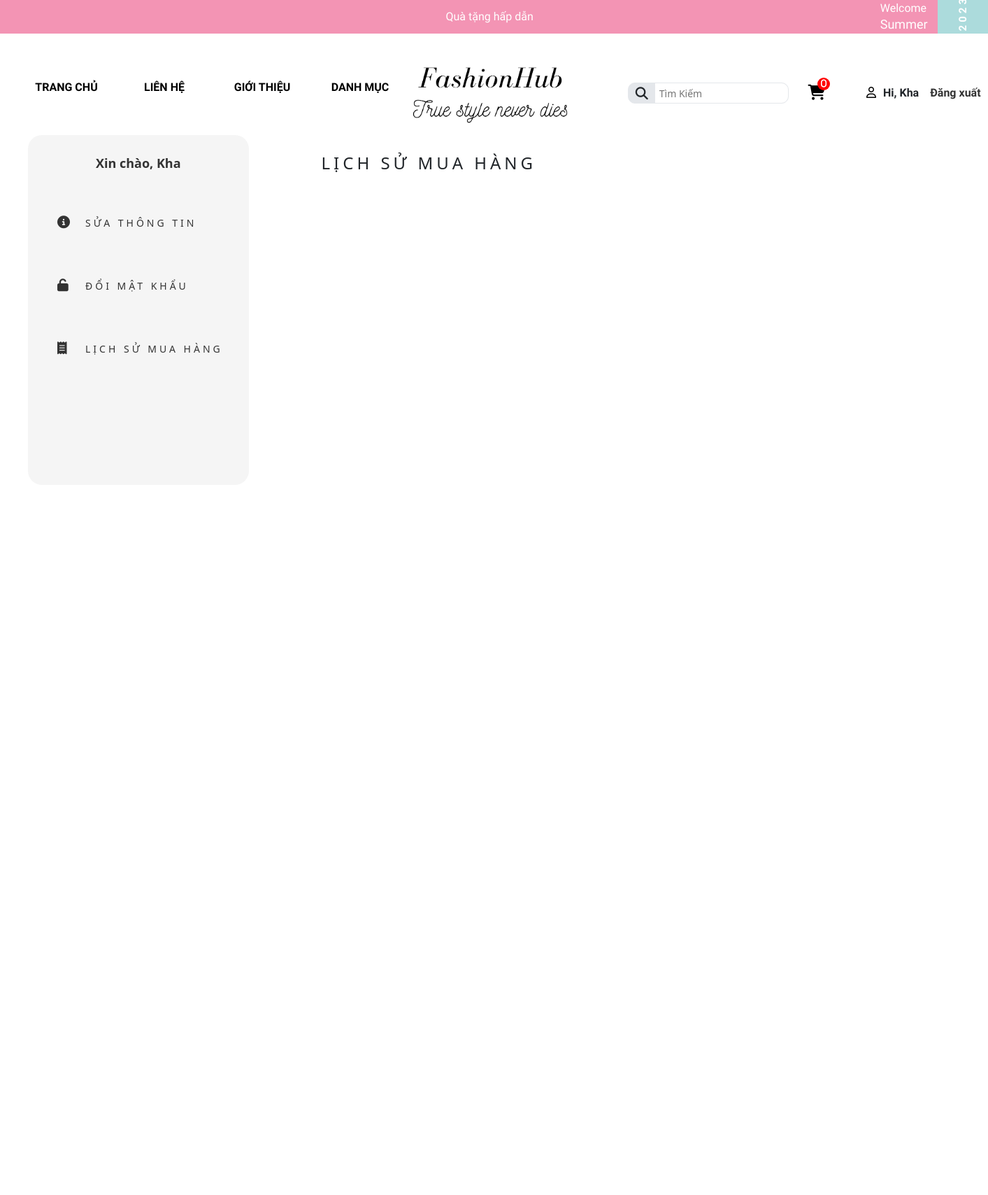
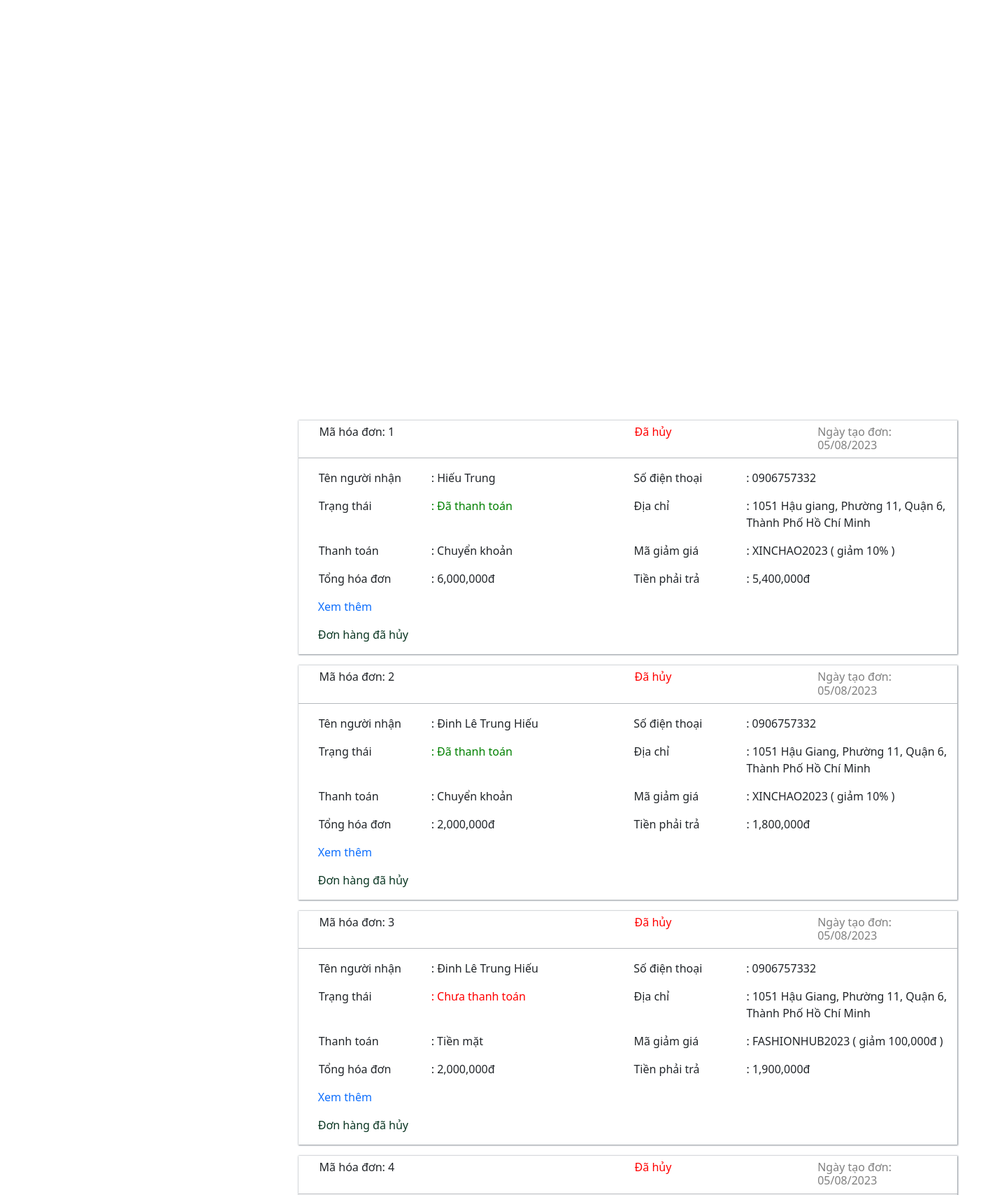
Page /app/views/customer/page_user/purchase-history.php (signed in, upper part) on the committed database (2 pictures, top to bottom).
### tables this page shows
CREATE TABLE `oders` (
  `id` int(11) NOT NULL,
  `cus_id` int(11) DEFAULT NULL COMMENT 'mã user',
  `recipient_name` varchar(200) DEFAULT NULL COMMENT 'tên người nhận',
  `phone_number` varchar(11) DEFAULT NULL COMMENT 'sdt người nhận',
  `address_detail` varchar(100) DEFAULT NULL COMMENT 'số nhà / tên đường',
  `province` varchar(200) DEFAULT NULL COMMENT 'tỉnh / thành phố',
  `district` varchar(200) DEFAULT NULL COMMENT 'quận / huyện',
  `ward` varchar(200) DEFAULT NULL COMMENT 'phường / xã',
  `coupon_code_id` int(11) DEFAULT NULL COMMENT 'mã giảm giá',
  `payment_method` tinyint(4) DEFAULT 0 COMMENT '0:tiền mặt COD, 1:bank',
  `total_amount` float DEFAULT NULL COMMENT 'tổng tiền',
  `status_payment` tinyint(1) DEFAULT 0 COMMENT '0: chưa thanh toán; 1: đã thanh toán',
  `status_delivery` tinyint(1) DEFAULT 0 COMMENT '0: chưa giao; 1: đang giao; 2: đã giao; 3: đã hủy',
  `created_at` date DEFAULT NULL COMMENT 'ngày tạo oder'
);

CREATE TABLE `coupon` (
  `id` int(11) NOT NULL,
  `code` varchar(200) DEFAULT NULL,
  `type` tinyint(1) DEFAULT NULL COMMENT '0: amount:giảm theo số tiền; 1: percent:giảm theo %',
  `value` float DEFAULT NULL,
  `status` tinyint(1) DEFAULT 0 COMMENT '0:chưa kích hoạt, 1:đã kích hoạt',
  `date_end` date DEFAULT NULL,
  `create_at` date DEFAULT NULL,
  `update_at` date DEFAULT NULL
);

### global.php (called while the page is built, shortened)
<?php
$ROOT_URL = "/Shop_FashionHub";
$SITE_URL = "$ROOT_URL/app/views/customer";

### app/models/DAO/oders.php (called while the page is built, shortened)
<?php
function select_oder_all_by_user($user_id) {
    $sql = "SELECT * FROM oders WHERE cus_id = ?";
    return pdo_query($sql, $user_id);
}
function select_all_coupon($id) {
    $sql = "SELECT * FROM coupon WHERE id = ?";
    return pdo_query_one($sql, $id);
}

### app/models/DAO/connect.php (called while the page is built, shortened)
<?php
    $host = 'localhost';
    $dbname = 'fashionhub_shop';
    $username = 'root';
    $password = '';
    try {
        $db = new PDO("mysql:host=$host;dbname=$dbname;charset=utf8", $username, $password);
        $db->setAttribute(PDO::ATTR_ERRMODE, PDO::ERRMODE_EXCEPTION);
        $db->setAttribute(PDO::ATTR_EMULATE_PREPARES, false);
        return $db;
    } catch (PDOException $e) {
        echo "Lỗi kết nối cơ sở dữ liệu: " . $e->getMessage();
        die();
    }
    $db = null;
function pdo_query($sql){
    $sql_args = array_slice(func_get_args(), 1);
    try{
        global $db;
        $stmt = $db->prepare($sql);
        $stmt->execute($sql_args);
        $rows = $stmt->fetchAll();
        return $rows;
    }
    catch(PDOException $e){
        throw $e;
    }
    finally{
        unset($db);
    }
}
function pdo_query_one($sql){
    $sql_args = array_slice(func_get_args(), 1);
    try{
        global $db;
        $stmt = $db->prepare($sql);
        $stmt->execute($sql_args);
        $row = $stmt->fetch(PDO::FETCH_ASSOC);
        return $row;
    }
    catch(PDOException $e){
        throw $e;
    }
    finally{
        unset($db);
    }
}

### app/views/customer/page_user/purchase-history.php (the view, shortened to what this page needs)
<?php require_once '../page_user/header.php' ?>
<?php require_once '../../../models/DAO/oders.php'; ?>
<?php require_once '../../../controller/customer/oder_history.php'; ?>
<?php
$user_id = $_SESSION['user_id'];
?>
<!DOCTYPE html>
<html lang="vi">
<head>
</head>
<body>
    <header>
        <div class="sidebar">
            <div class="logo-details">
                <a href="./index.php">
                    <span class="logo_name">
                        <a style="font-size: 18px; color:#333; font-weight: bold;"
                            href="<?= $SITE_URL ?>/page_user/form-edit-profile.php">Xin
                            chào,
                            <?php echo $_SESSION['user_fullname'] ?>
                        </a>
                    </span>
                </a>
            </div>
            <ul class="nav-links">
                <li>
                    <a href="./form-edit-profile.php" class="">
                        <span class="links_name"><i class="fa-solid fa-circle-info"></i>Sửa Thông Tin</span>
                    </a>
                </li>
                <li>
                    <a href="./form-change-password.php" class="">
                        <span class="links_name"><i class="fa-solid fa-unlock"></i>Đổi Mật Khẩu</span>
                    </a>
                </li>
                <li>
                    <a href="./purchase-history.php" class="">
                        <span class="links_name"><i class="fa-solid fa-receipt"></i>Lịch Sử Mua Hàng</span>
                    </a>
                </li>
            </ul>
        </div>
        <section class="home-section">
            <nav class="header">
                <div class="sidebar-button">
                    <span style="margin-left: 84px; letter-spacing: 5px; text-transform:uppercase"
                        class="dashboard">Lịch sử mua hàng</span>
                </div>
            </nav>
            <?php
            $result = select_oder_all_by_user($user_id);
            ?>
            <form style="width: 80%; left: 23%; top: 43%" method="post" action="">
                <?php foreach ($result as $oder) : ?>
                <div style="box-shadow: 0px 0px 2px 0.5px #868D95; margin-left: 9%" class="have-oder col-md-10 mb-3">
                    <div style="margin-left: 0px;--bs-border-opacity: .5;"
                        class="row col-md-12 border-bottom border-1 border-secondary">
                        <div class="col-md-6">
                            <h6 style="margin-left: 4%; padding-top: 7px; ">Mã hóa đơn: <?php echo $oder['id'] ?></h6>
                        </div>
                        <div class="col-md-3">
                            <?php
                            if ($oder['status_delivery'] == 0) {
                                echo '<h6 style="color: cornflowerblue; padding-top: 7px; margin-left: -1%;">Chưa giao</h6>';
                            } elseif ($oder['status_delivery'] == 1) {
                                echo '<h6 style="color: orangered; padding-top: 7px; margin-left: -1%;">Đang giao</h6>';
                            } elseif ($oder['status_delivery'] == 2) {
                                echo '<h6 style="color: green; padding-top: 7px; margin-left: -1%;">Đã giao</h6>';
                            } else {
                                echo '<h6 style="color: red; padding-top: 7px; margin-left: -1%;">Đã hủy</h6>';
                            }
                            ?>
                        </div>
                        <div class="col-md-3">
                            <?php
                                $created_at = $oder['created_at'];
                                $timestamp = strtotime($created_at);
                                $format_Created_Day = date("d/m/Y", $timestamp);
                            ?>
                            <h6 class="ms-4" style="color: grey; padding-top: 7px;">Ngày tạo đơn:
                                <?=$format_Created_Day?></h6>
                        </div>
                    </div>
                    <div class="row mt-3">
                        <div style="margin-left: 3%;" class="col-md-2 fs-6">
                            <p>Tên người nhận</p>
                        </div>
                        <div class="col-md-3 fs-6">
                            <p>: <?php echo $oder['recipient_name'] ?></p>
                        </div>
                        <div class="col-md-2 fs-6 ms-5">
                            <p>Số điện thoại</p>
                        </div>
                        <div class="col-md-3 fs-6">
                            <p>: <?php echo $oder['phone_number'] ?></p>
                        </div>
                    </div>
                    <div class="row">
                        <div style="margin-left: 3%;" class="col-md-2 fs-6">
                            <p>Trạng thái </p>
                        </div>
                        <div class="col-md-3 fs-6">
                            <?php
                            if ($oder['status_payment'] == 1) {
                                echo '<p style="color: green;">: Đã thanh toán</p>';
                            } else {
                                echo '<p style="color: red;">: Chưa thanh toán</p>';
                            }
                            ?>
                        </div>
                        <div style="margin-left: 5%;" class="col-md-2 fs-6 ms-6 ">
                            <p>Địa chỉ </p>
                        </div>
                        <div class="col-md-4 fs-6">
                            <p>: <?php echo $oder['address_detail'] . ', ' . $oder['ward'] . ', ' . $oder['district'] . ', ' . $oder['province'] ?>
                            </p>
                        </div>
                    </div>
                    <div class="row">
                        <div style="margin-left: 3%;" class="col-md-2 fs-6">
                            <p>Thanh toán </p>
                        </div>
                        <div class="col-md-3 fs-6">
                            <?php
                            if ($oder['payment_method'] == 0) {
                                echo '<p>: Tiền mặt</p>';
                            } else {
                                echo '<p>: Chuyển khoản</p>';
                            }
                            ?>
                        </div>
                        <div style="margin-left: 5%;" class="col-md-2 fs-6 ms-6 ">
                            <p>Mã giảm giá</p>
                        </div>
                        <?php
                        $coupon = select_all_coupon($oder['coupon_code_id']);
                    ?>
                        <div class="col-md-4">
                            <p>
                                : <?php
                                    if (!empty($coupon)) {
                                        if ($coupon['type'] == 0) {
                                        echo $coupon['code'] . ' ( ' . 'giảm ' .  number_format($coupon['value']) . 'đ' . ' )';
                                    } else {
                                        echo $coupon['code'] . ' ( ' . 'giảm ' . $coupon['value'] . '%' . ' )';
                                    }
                                    } else {
                                        echo 'Không có mã giảm giá';
                                    }
                                    ?>
                            </p>
                        </div>
                    </div>
                    <div class="row">
                        <div style="margin-left: 3%;" class="col-md-2 fs-6">
                            <p>Tổng hóa đơn </p>
                        </div>
                        <div class="col-md-3 fs-6">
                            <p>: <?php echo number_format($oder['total_amount'])  . 'đ' ?></p>
                        </div>
                        <div style="margin-left: 5%;" class="col-md-2 fs-6 ms-6 ">
                            <p>Tiền phải trả</p>
                        </div>
                        <div class="col-md-4">
                            <p>
                                : <?php
                            if (!empty($coupon)) {
                                if ($coupon['type'] == 0) {
                                echo  number_format($oder['total_amount'] - $coupon['value']) . 'đ';
                            } else {
                                echo  number_format($oder['total_amount'] - (($oder['total_amount'] * $coupon['value'])/100) ) . 'đ';
                            }
                            } else {
                                echo number_format($oder['total_amount'])  . 'đ';
                            }
                        ?>
                            </p>
                        </div>
                    </div>
                    <div class="row ms-3">
                        <div class="col-md-2 mb-3">
                            <a style="text-decoration: none;" class="" data-bs-toggle="collapse"
                                href="#collapseExample<?= $oder['id'] ?>" role="button" aria-expanded="false"
                                aria-controls="collapseExample<?= $oder['id'] ?>">
                                Xem thêm
                            </a>
                        </div>
                        <?php
                            if($oder['status_payment'] == 0 && $oder['status_delivery'] != 3) {
                                echo '<div class="col-md-2 mb-3">
                                        <a href=" ' . $CONTROLLER_URL . '/oder_history.php?oder_id=' . $oder['id'] .'" class="btn btn-danger col-md-12">Hủy đơn hàng</a>
                            </div>';
                            }elseif($oder['status_delivery'] === 3){
                            echo '<p class="text-success-emphasis">Đơn hàng đã hủy</p>';
                            }else{
                            echo '<p class="text-success-emphasis">Đơn hàng đã thanh toán không thể hủy</p>';
                            }
                            ?>
                    </div>
                </div>
                <?php endforeach ?>
            </form>
        </section>
    </header>
</body>
</html>

### assets/css/grid.css (style rules this page uses)
.row { display: flex; flex-wrap: wrap; margin-left: -4px; margin-right: -4px; }
@media (min-width: 740px) { .row { margin-left: -8px; margin-right: -8px; } }
@media (min-width: 1113px) { .row { margin-left: -12px; margin-right: -12px; } }

### assets/css/app.css (style rules this page uses)
* { margin: 0; padding: 0; box-sizing: border-box; }
:root { --banner__top-height:48px; }
html { font-family: 'Bellota'; }
nav { display: flex; align-items: center; margin-top: 25px; width: 100%; height: 120px; }

### assets/css/page-user.css (style rules this page uses)
header { display: flex; flex-direction: row; }
.sidebar { position: relative; max-height: 100%; height: 500px; width: 350px; background-color: #f5f5f5; transition: all 0.5s ease; border-radius: 20px; margin-left: 40px; }
.sidebar .logo-details { height: 80px; width: 100%; display: flex; align-items: center; justify-content: center; }
.sidebar .logo-details a { text-decoration: none; }
.sidebar .logo-details .logo_name { color: #333; font-size: 20px; font-weight: 500; }
.sidebar .nav-links { padding-left: 0; }
.sidebar .nav-links li { position: relative; list-style: none; height: 90px; width: 100%; }
.sidebar .nav-links li a { height: 100%; width: 100%; display: flex; align-items: center; text-decoration: none; transition: all 0.4s ease; }
.sidebar .nav-links li i { min-width: 40px; font-size: 18px; color: #333; }
.sidebar .nav-links li a .links_name { color: #333; font-size: 14px; font-weight: 500; letter-spacing: 4px; text-transform: uppercase; }
.sidebar .nav-links li a i { margin-left: 42px; }
.home-section { min-height: 100vh; width: calc(100% - 240px); left: 240px; transition: all 0.5s ease; }
.home-section nav { height: 80px; display: flex; align-items: center; width: 100%; left: 240px; z-index: 1; padding: 0 20px; transition: all 0.5s ease; margin: 0; }
.home-section nav .sidebar-button { font-size: 24px; font-weight: 500; }
.home-section form { position: absolute; top: 41%; left: 30%; }

### rows in the picture
oders: id "1", status_delivery "Đã hủy", created_at "05/08/2023", recipient_name "Hiếu Trung", phone_number "0906757332", status_payment ": Đã thanh toán", address_detail "1051 Hậu giang", ward "Phường 11", district "Quận 6", province "Thành Phố Hồ Chí Minh", payment_method ": Chuyển khoản", coupon_code.code "XINCHAO2023", coupon_code.value "10", total_amount "6,000,000", total_amount.value "5,400,000"
oders: id "2", status_delivery "Đã hủy", created_at "05/08/2023", recipient_name "Đinh Lê Trung Hiếu", phone_number "0906757332", status_payment ": Đã thanh toán", address_detail "1051 Hậu Giang", ward "Phường 11", district "Quận 6", province "Thành Phố Hồ Chí Minh", payment_method ": Chuyển khoản", coupon_code.code "XINCHAO2023", coupon_code.value "10", total_amount "2,000,000", total_amount.value "1,800,000"
oders: id "3", status_delivery "Đã hủy", created_at "05/08/2023", recipient_name "Đinh Lê Trung Hiếu", phone_number "0906757332", status_payment ": Chưa thanh toán", address_detail "1051 Hậu Giang", ward "Phường 11", district "Quận 6", province "Thành Phố Hồ Chí Minh", payment_method ": Tiền mặt", coupon_code.code "FASHIONHUB2023", coupon_code.value "100,000", total_amount "2,000,000", $oder['total_amount']-$coupon['value'] "1,900,000"
oders: id "4", status_delivery "Đã hủy", created_at "05/08/2023"

### other values in the picture
$_SESSION['user_fullname'] "Kha"
